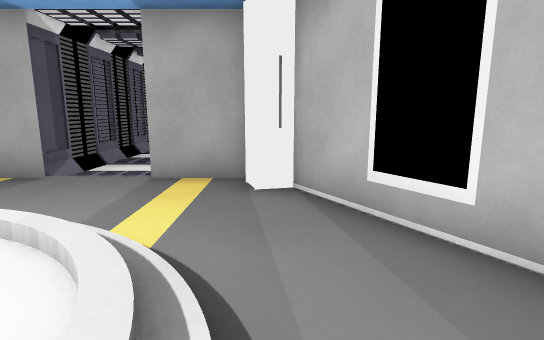
View 1 (above)

13 first-person views from a walk through a Godot game level. The camera is 1.3 m above the floor, tilts 10° down and sees 80° across. The floor is counted in squares, 1 m on a side. Each view is taken from the middle of a square. On the plan, view 1 faces up. The plan holds only what a view shows up to about 14 squares ahead; the rest is blank. Door leaves are left out where a doorway can be walked through.

View 2
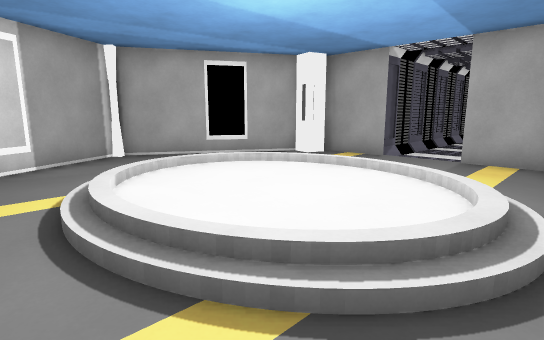

View 3
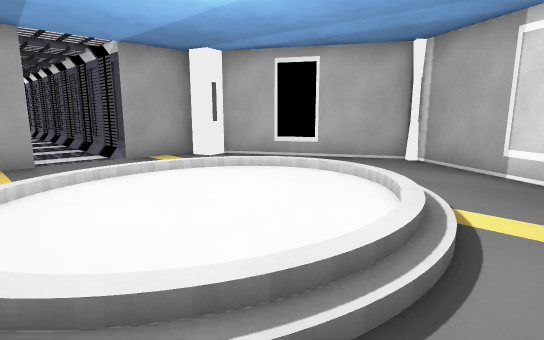

View 4
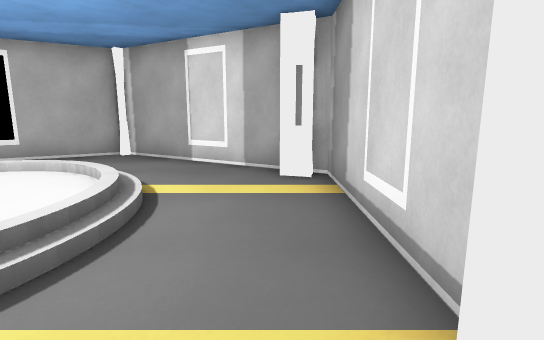

View 5
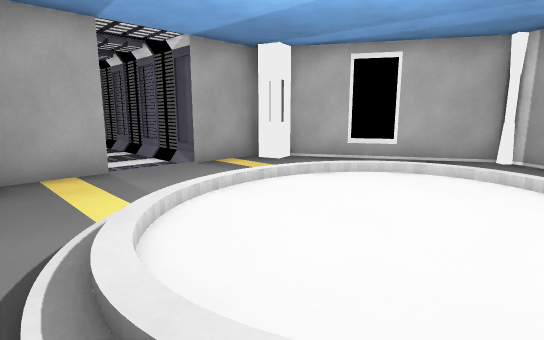

View 6
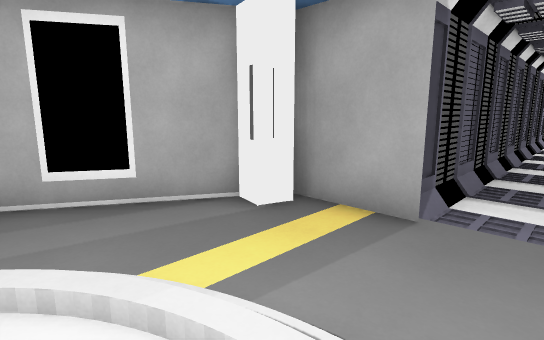

View 7
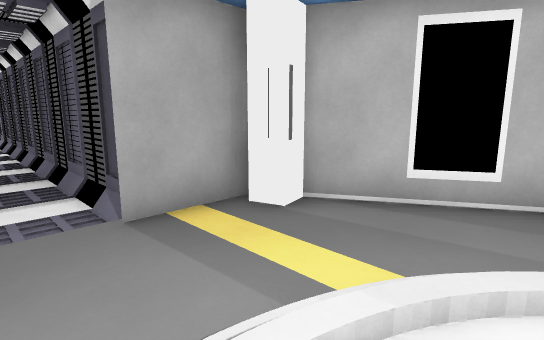

View 8
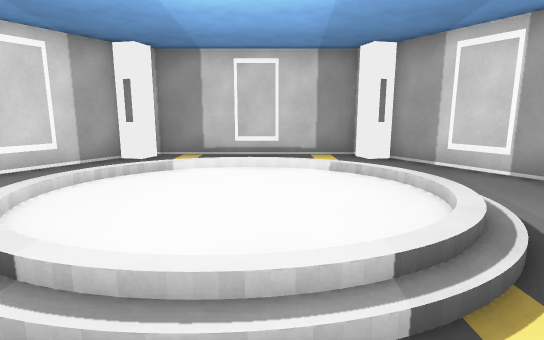

View 9
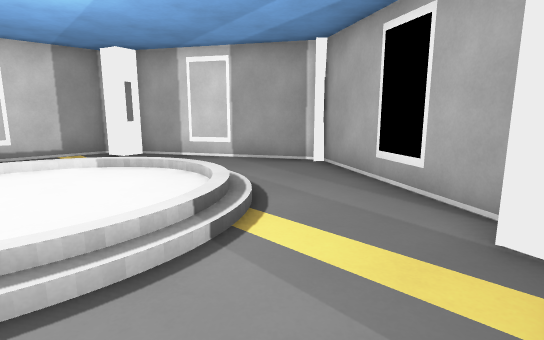

View 10
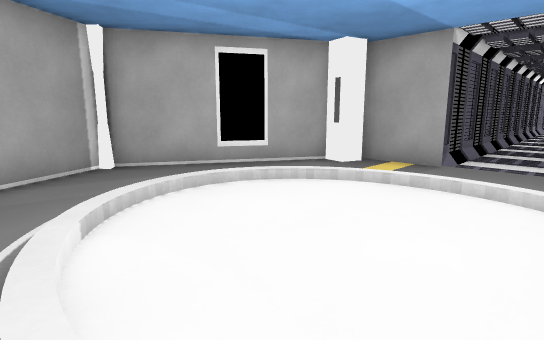

View 11
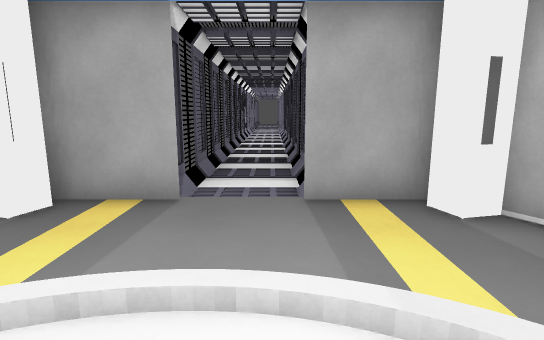

View 12
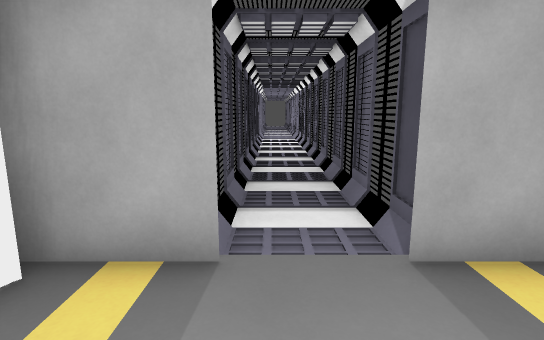

View 13
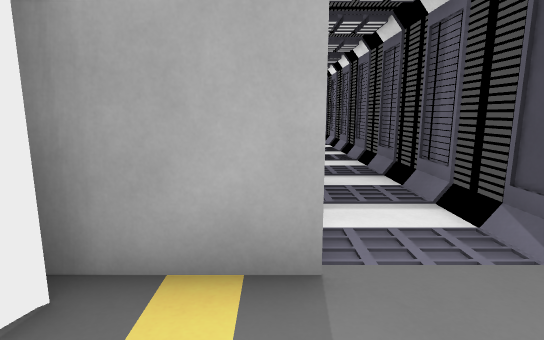

### Floor plan
Key: @ floor where view 1 was taken; # wall or solid block; x gap in a wall; . main floor; : floor 0.25 m higher than the main floor; - floor 0.25 m lower than the main floor; / step, stairs or slope.
Columns run from 10 left of view 1 to 3 right of it. Each row starts with its distance up from view 1.
 20      x  x
 19      #  #
 18
 17      #  #
 16      x--x
 15      #..#
 14      x-.#
 13      x--x
 12      #..#
 11      x--x
 10      x-.#
  9      x--x
  8      x--x
  7    ###-.###
  6   ##......##
  5  ##........##
  4  #..........#
  3 ##..//////..##
  2 #.../::::/...#
  1 #..//:::://..#
  0 #..//::::/@..#
 -1 #...//:://...#
 -2 ##...////...##
 -3  ##........##
 -4   #........#
 -5   ##########

Where each view was taken, in squares from view 1:
view 1: 0 up, 0 right, facing up
view 2: 3 down, 0 right, facing up-left
view 3: 3 down, 6 left, facing up-right
view 4: 4 down, 7 left, facing right
view 5: 1 down, 7 left, facing up-right
view 6: 2 up, 3 left, facing up-left
view 7: 2 up, 4 left, facing up-right
view 8: 5 up, 4 left, facing down
view 9: 6 up, 3 left, facing down-left
view 10: 2 down, 2 left, facing up-left
view 11: 1 up, 3 left, facing up
view 12: 3 up, 4 left, facing up
view 13: 4 up, 5 left, facing up
